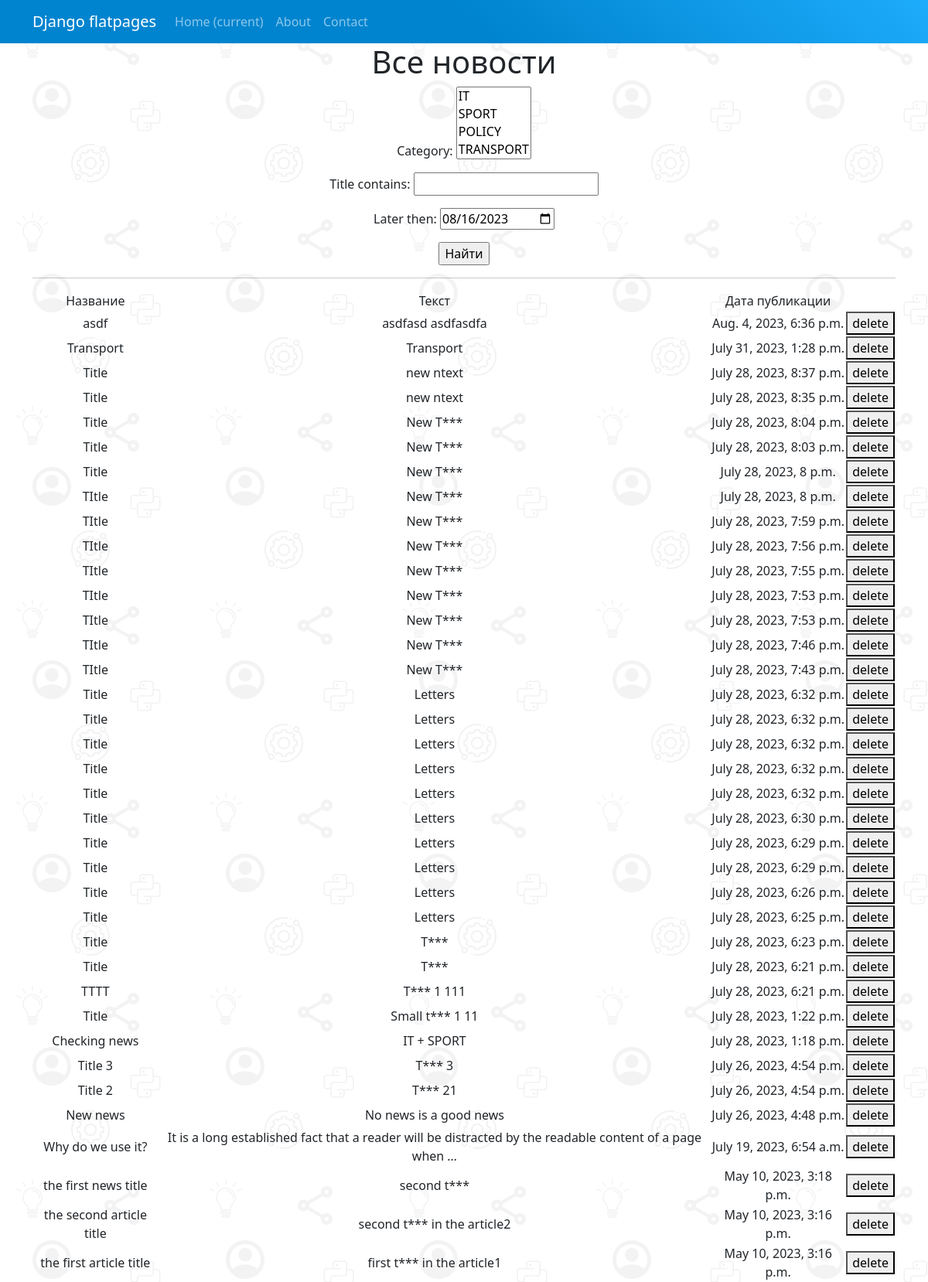
The app's page /news/search/ with its own data.
### NewsPortal/models.py (models this page shows, shortened)
class Post(models.Model):
    author = models.ForeignKey(Author, on_delete=models.CASCADE)
    ARTICLE = 'ART'
    NEWS = 'NWS'
    CATEGORY_CHOICES = (
        (ARTICLE, 'statya'),
        (NEWS, 'HoBocTb')
    )
    categoryType = models.CharField(
        max_length=3, choices=CATEGORY_CHOICES, default=ARTICLE)
    dateCreation = models.DateTimeField(auto_now_add=True)
    postCategory = models.ManyToManyField(Category, through='PostCategory')
    title = models.CharField(max_length=128)
    text = models.TextField()
    rating = models.IntegerField(default=0)

### NewsPortal/views.py (the view)
# urls.py: path('search/', PostSearchView.as_view()),
class PostSearchView(ListView):
    model = Post
    template_name = "search.html"
    context_object_name = 'posts_search'
    ordering = '-dateCreation'
    paginated_by = 10
    def get_queryset(self):
        queryset = Post.objects.all().order_by('-dateCreation')
        self.filterset = PostFilter(self.request.GET, queryset=queryset)
        return self.filterset.qs
    def get_context_data(self, **kwargs):
        context = super().get_context_data(**kwargs)
        context['filterset'] = self.filterset
        return context

### NewsPortal/models.py (called while the page is built)
    def __str__(self):
        return self.name

### NewsPortal/templatetags/censor.py (called while the page is built)
@register.filter()
def censor_profanities(value):
    words = value.split()
    for idx, word in enumerate(words):
        lower_word = word.lower()
        if lower_word in [prof.lower() for prof in PROFANITIES]:
            censored_word = word[0] + '*' * (len(word) - 1)
            words[idx] = censored_word
    return ' '.join(words)

### templates/search.html (shortened to what this page needs)
{% extends 'flatpages/default.html' %}
{% load censor %}
{% load custom_tags %}
{% block content %}
<h1>Все новости</h1>
<form action="" method="get">
    {{ filterset.form.as_p }}
    <input type="submit" value="Найти" />
</form>
<hr>
{% if posts_search %}
<table>
    <tr>
        <td>Название</td>
        <td>Текст</td>
        <td>Дата публикации</td>
    </tr>
    {% for post in posts_search %}
    <tr>
        <td>{{ post.title|censor_profanities }}</td>
        <td>{{ post.text|truncatewords:20|censor_profanities }}</td>
        <td>{{ post.dateCreation }}</td>
        <td>
            <a href='{{post.pk}}/delete/'><button pk='del'>delete</button></a>
        </td>
    </tr>
    {% endfor %}
</table>
{% else %}
<h2>Новостей нет</h2>
{% endif %}
{% endblock content %}

### records on screen
Post: title|censor_profanities "asdf", text|censor_profanities "asdfasd asdfasdfa", dateCreation "Aug. 4, 2023, 6:36 p.m."
Post: title|censor_profanities "Transport", text|censor_profanities "Transport", dateCreation "July 31, 2023, 1:28 p.m."
Post: title|censor_profanities "Title", text|censor_profanities "new ntext", dateCreation "July 28, 2023, 8:37 p.m."
Post: title|censor_profanities "Title", text|censor_profanities "new ntext", dateCreation "July 28, 2023, 8:35 p.m."
Post: title|censor_profanities "Title", text|censor_profanities "New T***", dateCreation "July 28, 2023, 8:04 p.m."
Post: title|censor_profanities "Title", text|censor_profanities "New T***", dateCreation "July 28, 2023, 8:03 p.m."
Post: title|censor_profanities "Title", text|censor_profanities "New T***", dateCreation "July 28, 2023, 8 p.m."
Post: title|censor_profanities "TItle", text|censor_profanities "New T***", dateCreation "July 28, 2023, 8 p.m."
Post: title|censor_profanities "TItle", text|censor_profanities "New T***", dateCreation "July 28, 2023, 7:59 p.m."
Post: title|censor_profanities "TItle", text|censor_profanities "New T***", dateCreation "July 28, 2023, 7:56 p.m."
Post: title|censor_profanities "TItle", text|censor_profanities "New T***", dateCreation "July 28, 2023, 7:55 p.m."
Post: title|censor_profanities "TItle", text|censor_profanities "New T***", dateCreation "July 28, 2023, 7:53 p.m."
Post: title|censor_profanities "TItle", text|censor_profanities "New T***", dateCreation "July 28, 2023, 7:53 p.m."
Post: title|censor_profanities "TItle", text|censor_profanities "New T***", dateCreation "July 28, 2023, 7:46 p.m."
Post: title|censor_profanities "TItle", text|censor_profanities "New T***", dateCreation "July 28, 2023, 7:43 p.m."
Post: title|censor_profanities "Title", text|censor_profanities "Letters", dateCreation "July 28, 2023, 6:32 p.m."
Post: title|censor_profanities "Title", text|censor_profanities "Letters", dateCreation "July 28, 2023, 6:32 p.m."
Post: title|censor_profanities "Title", text|censor_profanities "Letters", dateCreation "July 28, 2023, 6:32 p.m."
Post: title|censor_profanities "Title", text|censor_profanities "Letters", dateCreation "July 28, 2023, 6:32 p.m."
Post: title|censor_profanities "Title", text|censor_profanities "Letters", dateCreation "July 28, 2023, 6:32 p.m."
Post: title|censor_profanities "Title", text|censor_profanities "Letters", dateCreation "July 28, 2023, 6:30 p.m."
Post: title|censor_profanities "Title", text|censor_profanities "Letters", dateCreation "July 28, 2023, 6:29 p.m."
Post: title|censor_profanities "Title", text|censor_profanities "Letters", dateCreation "July 28, 2023, 6:29 p.m."
Post: title|censor_profanities "Title", text|censor_profanities "Letters", dateCreation "July 28, 2023, 6:26 p.m."
Post: title|censor_profanities "Title", text|censor_profanities "Letters", dateCreation "July 28, 2023, 6:25 p.m."
Post: title|censor_profanities "Title", text|censor_profanities "T***", dateCreation "July 28, 2023, 6:23 p.m."
Post: title|censor_profanities "Title", text|censor_profanities "T***", dateCreation "July 28, 2023, 6:21 p.m."
Post: title|censor_profanities "TTTT", text|censor_profanities "T*** 1 111", dateCreation "July 28, 2023, 6:21 p.m."
Post: title|censor_profanities "Title", text|censor_profanities "Small t*** 1 11", dateCreation "July 28, 2023, 1:22 p.m."
Post: title|censor_profanities "Checking news", text|censor_profanities "IT + SPORT", dateCreation "July 28, 2023, 1:18 p.m."
Post: title|censor_profanities "Title 3", text|censor_profanities "T*** 3", dateCreation "July 26, 2023, 4:54 p.m."
Post: title|censor_profanities "Title 2", text|censor_profanities "T*** 21", dateCreation "July 26, 2023, 4:54 p.m."
Post: title|censor_profanities "New news", text|censor_profanities "No news is a good news", dateCreation "July 26, 2023, 4:48 p.m."
Post: title|censor_profanities "Why do we use it?", text|censor_profanities "It is a long established fact that a reader will be distracted by the readable content of a page when …", dateCreation "July 19, 2023, 6:54 a.m."
Post: title|censor_profanities "the first news title", text|censor_profanities "second t***", dateCreation "May 10, 2023, 3:18 p.m."
Post: title|censor_profanities "the second article title", text|censor_profanities "second t*** in the article2", dateCreation "May 10, 2023, 3:16 p.m."
Post: title|censor_profanities "the first article title", text|censor_profanities "first t*** in the article1", dateCreation "May 10, 2023, 3:16 p.m."
